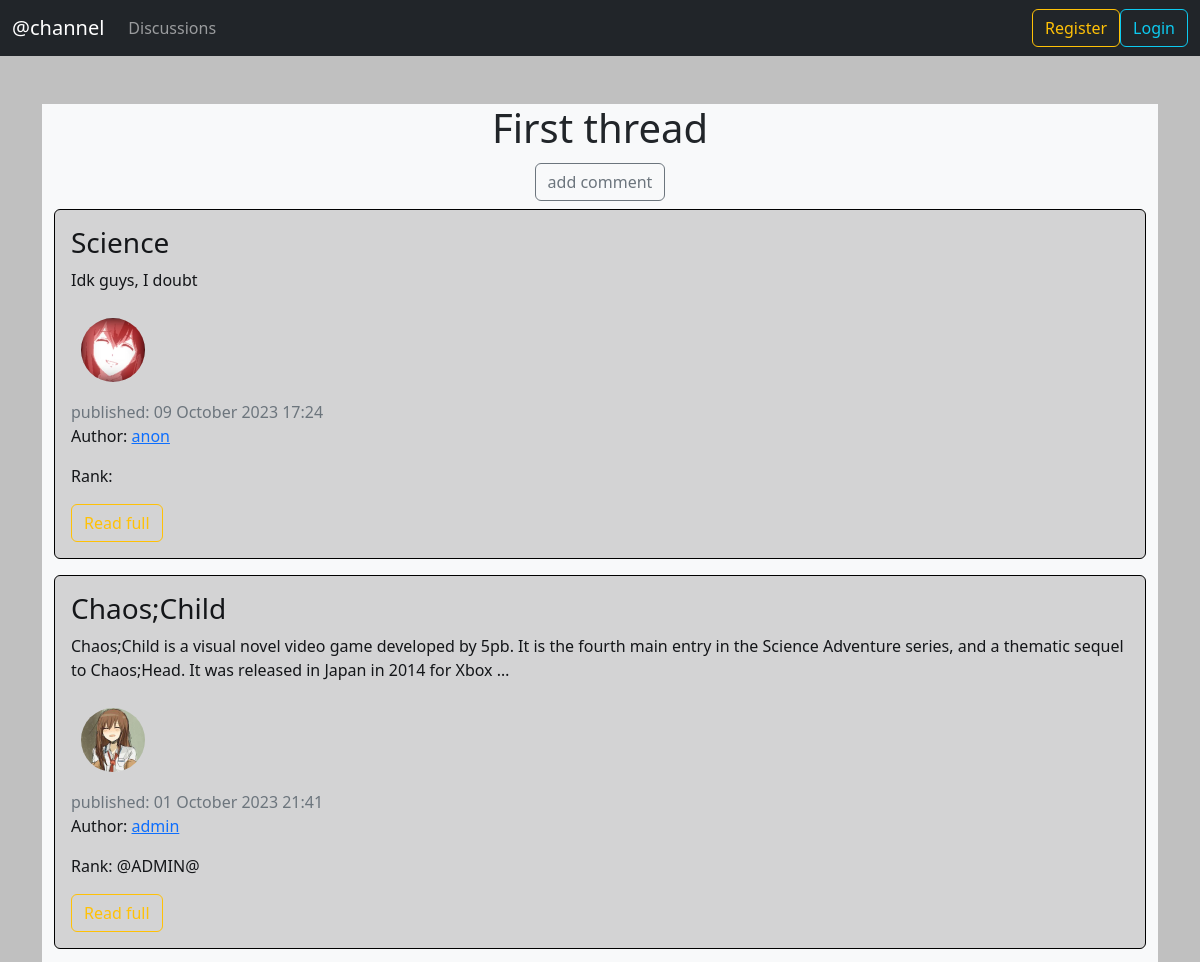
The app's page / (upper part), older data.
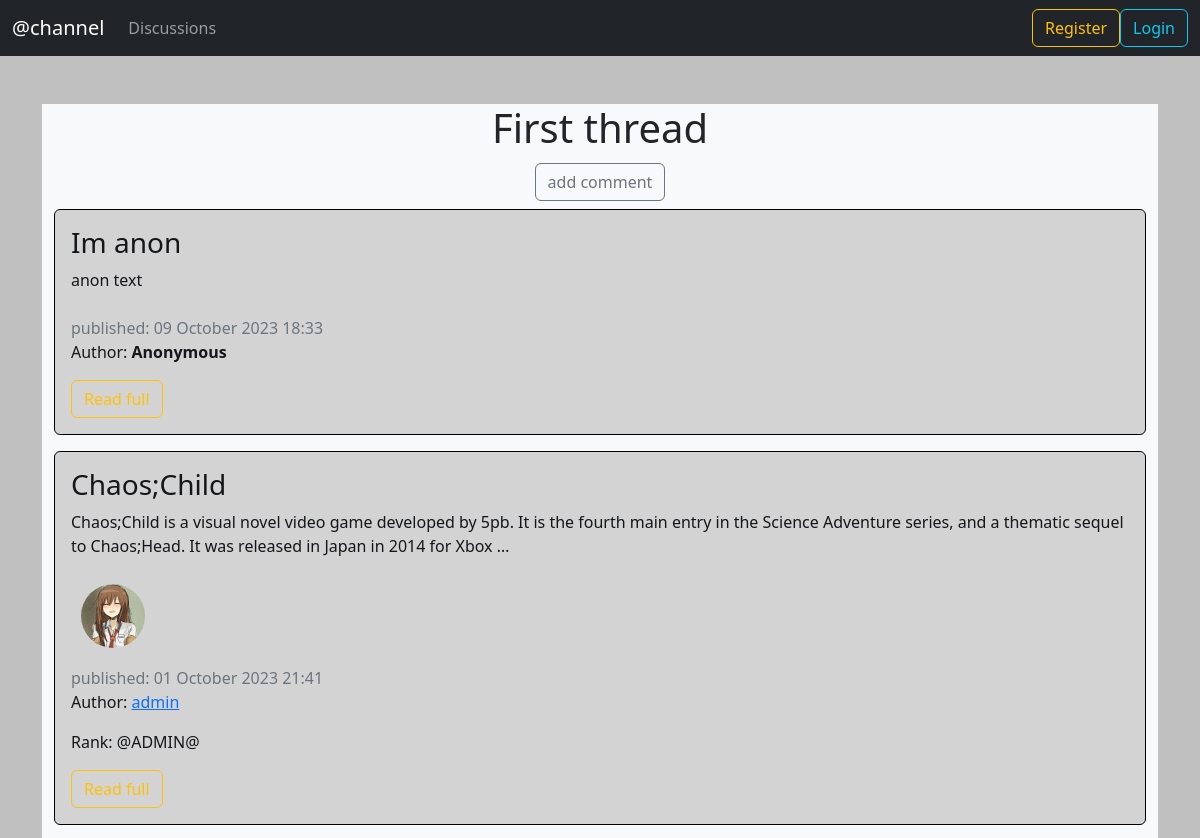
The same page, newer data.
### blog/models.py (models this page shows, shortened)
class News(models.Model):
    title = models.CharField('Name of article', max_length=100, unique=True)
    text = models.TextField("Text")
    date = models.DateTimeField('date', default=timezone.now)
    author = models.ForeignKey(User, verbose_name='author', on_delete=models.CASCADE,  null=True)
    thread = models.ForeignKey(Threads, verbose_name='thread', on_delete=models.CASCADE, null=True)
    class Meta:
        verbose_name = 'New'
        verbose_name_plural = 'News'

### users/models.py (models this page shows, shortened)
class Profile(models.Model):
    user = models.OneToOneField(User, on_delete=models.CASCADE)
    img = models.ImageField("user Photo", default='kris.png', upload_to='user_images')
    class Meta:
        verbose_name = 'Profile'
        verbose_name_plural = "Profiles"

class Rank(models.Model):
    NW = "New"
    AR = "ATTO_CHANNELER"
    WB = "Weeb"
    GW = "-Grand Weeb-"
    AA = "@ADMIN@"
    RANK_CHOICES = [
        (NW, "NW"),
        (AR, "AR"),
        (WB, "WB"),
        (GW, "GW"),
        (AA, "AA"),
    ]
    user = models.OneToOneField(User, on_delete=models.CASCADE)
    rank = models.CharField(max_length=15, choices=RANK_CHOICES, default=NW)
    class Meta:
        verbose_name = 'Rank'
        verbose_name_plural = "Ranks"

### blog/views.py (the view)
# urls.py: path('', views.ShowNewsView.as_view(), name='home-page'),
class ShowNewsView(ListView):
    model = News
    template_name = 'blog/home.html'
    context_object_name = 'news'
    ordering = ['-date']
    paginate_by = 5
    def get_context_data(self, **kwargs):
        ctx = super(ShowNewsView, self).get_context_data(**kwargs)
        ctx['title'] = 'First thread'
        return ctx

### blog/templates/blog/home.html (shortened to what this page needs)
{% extends 'blog/base.html' %}
{% block content %}
    <div class="container bg-light">
        <h1 class="text-center">{{ title }}</h1>
        <h2 class="text-center"><a href="{% url 'news-add' %}"><button class="btn btn-outline-secondary">add comment</button></a></h2>
        {% for post in news %}
            <div class="alert alert-dark">
                <h3>{{ post.title }}</h3>
                <p>{{ post.text|truncatechars:200|striptags }}</p>
                <div class="row">
                    <div>
                        {% if post.author %}
                        <img src="{{ post.author.profile.img.url }}" alt="{{ post.author }}" class="user_images" >
                        {% endif %}
                    </div>
                    <div class="mt-2">
                        <span class="text-muted" >published: {{ post.date|date:"d E Y H:i" }}</span>
                        {% if post.author %}
                            <p>Author: <a href="{% url 'user-news' post.author %}">{{ post.author }}</a></p>
                            <p>Rank: {{ post.author.rank.rank}}</p>
                        {% else %}
                            <p>Author: <b>Anonymous</b></p>
                        {% endif %}
                    </div>
                </div>
                <a href="{% url 'news-detail' post.id %}" class="btn btn-outline-warning">Read full </a>
                <br>
            </div>
        {% endfor %}
    </div>
{% endblock %}

Row changes from the older to the newer data that the page shows:
removed News: title "Science", text "Idk guys, I doubt", author.profile.img (picture), date "09 October 2023 17:24", author "anon"
added News: title "Im anon", text "anon text", date "09 October 2023 18:33", shows "Author:"
